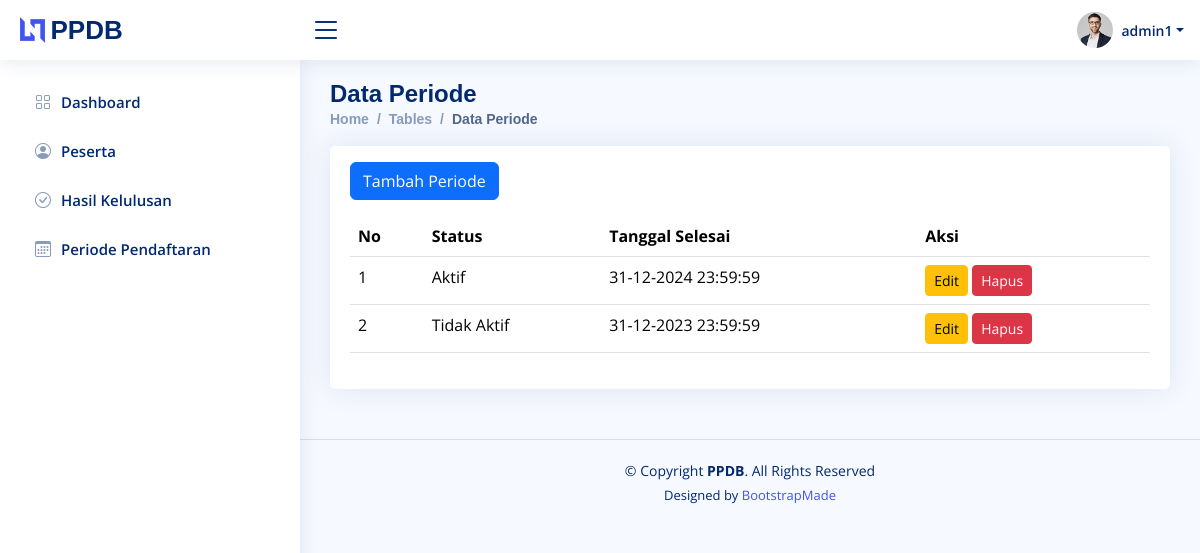
The app's page /admin/tabel-periode.php (signed in) with its own data.
### tables this page shows
CREATE TABLE `periode_pendaftaran` (
  `id` INT(11) NOT NULL AUTO_INCREMENT,
  `status` ENUM('Aktif', 'Tidak Aktif') NOT NULL,
  `tanggal_selesai` TIMESTAMP,
  PRIMARY KEY (`id`)
);

### admin/tabel-periode.php (the view, shortened to what this page needs)
<!DOCTYPE html>
<html lang="en">
<head>
  <link href="assets/vendor/bootstrap/css/bootstrap.min.css" rel="stylesheet" />
  <link href="assets/vendor/bootstrap-icons/bootstrap-icons.css" rel="stylesheet" />
  <link href="assets/vendor/simple-datatables/style.css" rel="stylesheet" />
  <link href="assets/css/style.css" rel="stylesheet" />
</head>
<body>
  <?php
  include 'header.php';
  include 'sidebar.php';
  ?>
  <main id="main" class="main">
    <div class="pagetitle">
      <h1>Data Periode</h1>
      <nav>
        <ol class="breadcrumb">
          <li class="breadcrumb-item"><a href="index.php">Home</a></li>
          <li class="breadcrumb-item">Tables</li>
          <li class="breadcrumb-item active">Data Periode</li>
        </ol>
      </nav>
    </div>
    <section class="section">
      <div class="row">
        <div class="col-lg-12">
          <div class="card">
            <div class="card-body">
              <a href="form-periode.php" class="btn btn-primary btn-custom my-3">
                Tambah Periode
              </a>
              <table class="table datatable">
                <thead>
                  <tr>
                    <th>No</th>
                    <th>Status</th>
                    <th>Tanggal Selesai</th>
                    <th>Aksi</th>
                  </tr>
                </thead>
                <tbody>
                  <?php
                  include_once("../koneksi.php");
                  $query = "SELECT * FROM periode_pendaftaran";
                  $result = mysqli_query($koneksi, $query);
                  if (mysqli_num_rows($result) > 0) {
                    $no = 1;
                    while ($row = mysqli_fetch_assoc($result)) {
                      echo "<tr>";
                      echo "<td>" . $no++ . "</td>";
                      echo "<td>" . $row['status'] . "</td>";
                      echo "<td>" . date('d-m-Y H:i:s', strtotime($row['tanggal_selesai'])) . "</td>";
                      echo "<td>
                                    <a href='form-periode.php?id=" . $row['id'] . "' class='btn btn-warning btn-sm'>Edit</a>
                                    <a href='func/delete_periode.php?id=" . $row['id'] . "' class='btn btn-danger btn-sm' onclick='return confirm(\"Apakah Anda yakin ingin menghapus data ini?\");'>Hapus</a>
                                </td>";
                      echo "</tr>";
                    }
                  } else {
                    echo "<tr><td colspan='4' class='text-center'>Tidak ada data.</td></tr>";
                  }
                  ?>
                </tbody>
              </table>
            </div>
          </div>
        </div>
      </div>
    </section>
  </main>
  <?php
  include 'footer.php';
  ?>
</body>
</html>

### admin/assets/css/style.css (style rules this page uses)
:root { scroll-behavior: smooth; }
body { font-family: "Open Sans", sans-serif; background: #f6f9ff; color: #444444; }
a { color: #4154f1; text-decoration: none; }
h1, h2, h3, h4, h5, h6 { font-family: "Nunito", sans-serif; }
#main { margin-top: 60px; padding: 20px 30px; transition: all 0.3s; }
.pagetitle { margin-bottom: 10px; }
.pagetitle h1 { font-size: 24px; margin-bottom: 0; font-weight: 600; color: #012970; }
.card { margin-bottom: 30px; border: none; border-radius: 5px; box-shadow: 0px 0 30px rgba(1, 41, 112, 0.1); }
.card-body { padding: 0 20px 20px 20px; }
.breadcrumb { font-size: 14px; font-family: "Nunito", sans-serif; color: #899bbd; font-weight: 600; }
.breadcrumb a { color: #899bbd; transition: 0.3s; }
.breadcrumb .breadcrumb-item::before { color: #899bbd; }
.breadcrumb .active { color: #51678f; font-weight: 600; }
@media (min-width: 1200px) { #main, #footer { margin-left: 300px; } }

### records on screen
periode_pendaftaran: status "Aktif", tanggal_selesai "31-12-2024 23:59:59"
periode_pendaftaran: status "Tidak Aktif", tanggal_selesai "31-12-2023 23:59:59"

### other values on screen
$_SESSION['admin_username'] "admin1"
